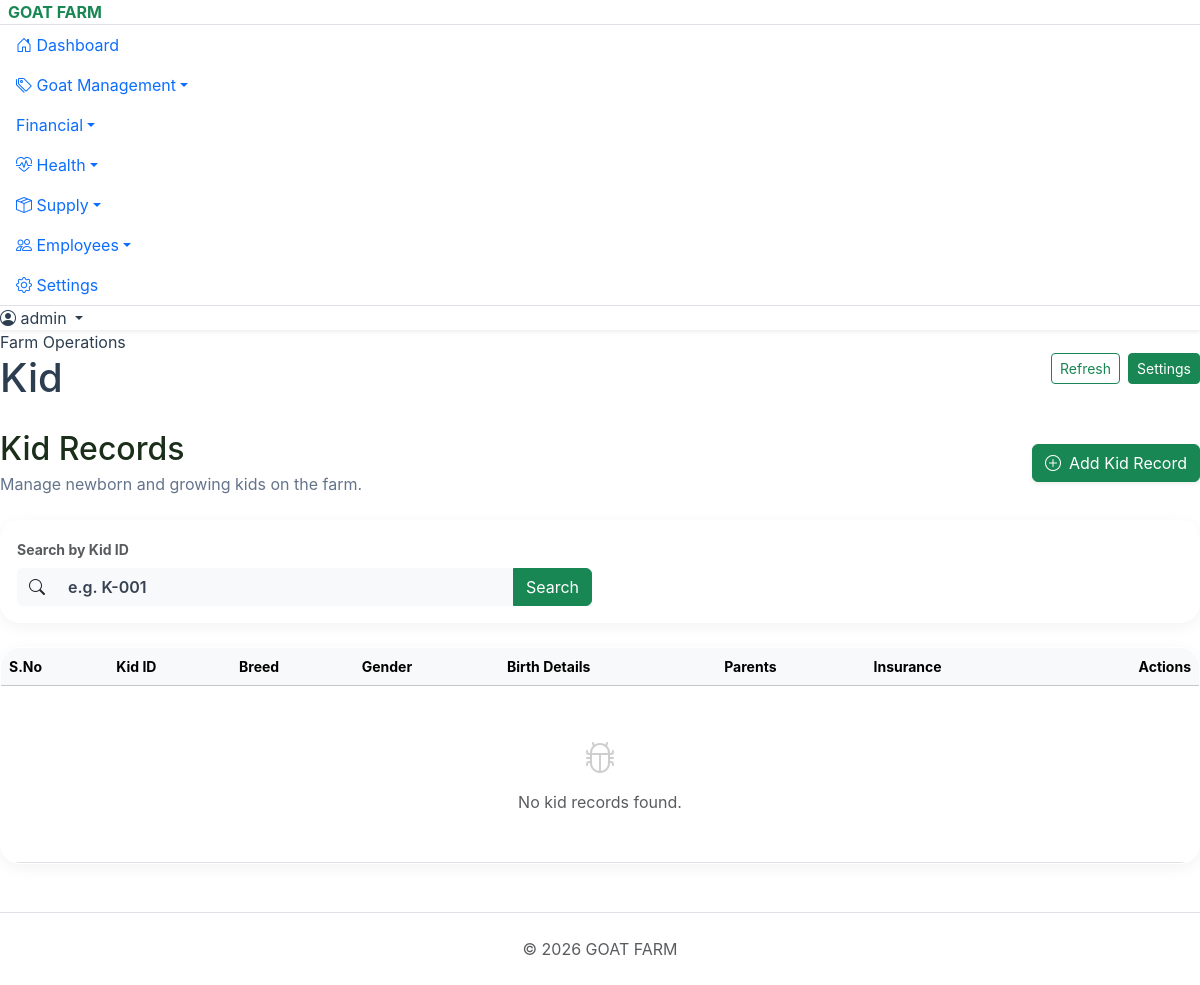
The page /kid (signed in) on the database as committed earlier.
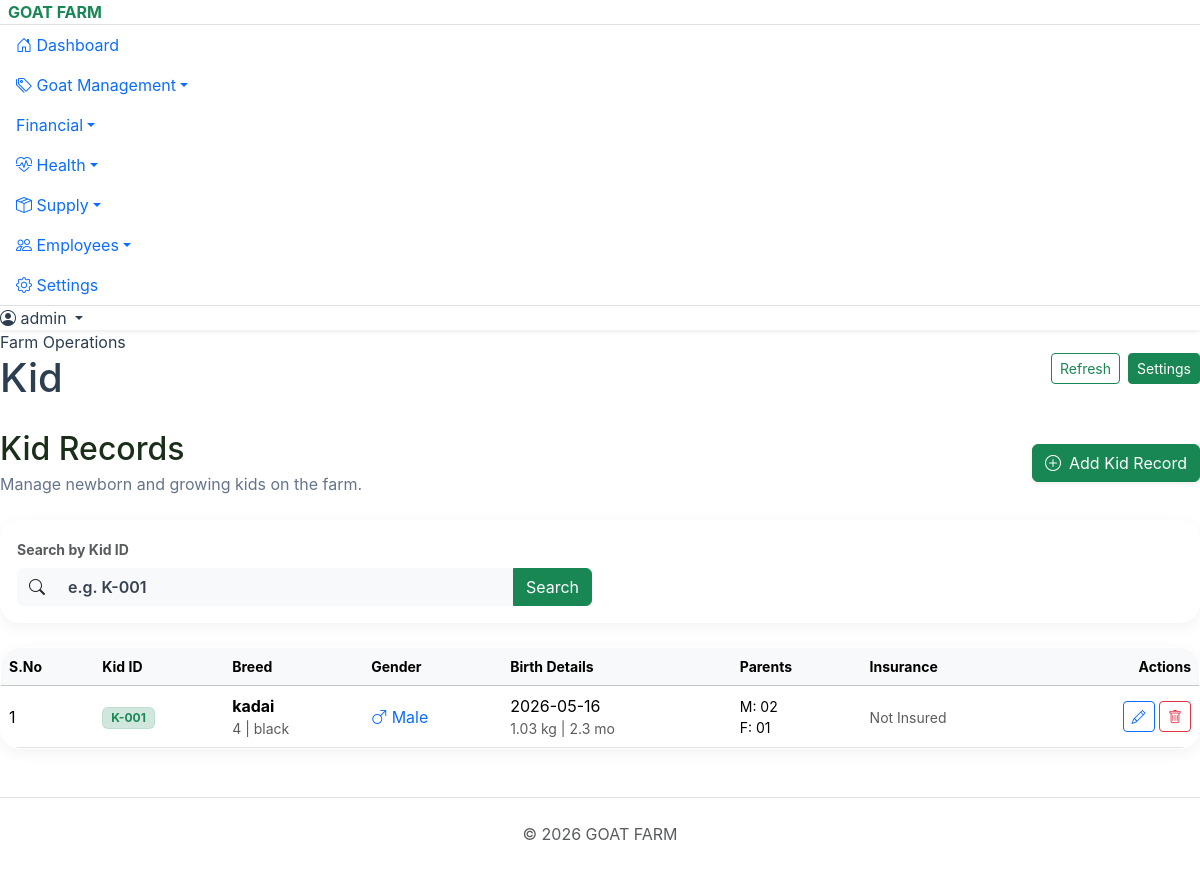
The same page on the database as committed later.
### tables this page shows
CREATE TABLE kid_records (
                id INTEGER PRIMARY KEY AUTOINCREMENT,
                s_no TEXT,
                kid_id TEXT NOT NULL,
                breed TEXT,
                breed_percent TEXT,
                gender TEXT,
                color TEXT,
                litter_size INTEGER,
                birth_date DATE,
                age_month TEXT,
                birth_weight REAL
            , mother_id TEXT, father_id TEXT, insurance_policy_no TEXT, insurance_company TEXT, insurance_expiry DATE, insurance_amount REAL);

### Project_goatfarm.py (the view)
@app.route('/kid')
def kid():
    db = get_db()
    kid_search = request.args.get('kid_id', '')
    if kid_search:
        records = db.execute('SELECT * FROM kid_records WHERE kid_id LIKE ? ORDER BY birth_date DESC',
             (f"%{kid_search}%",)).fetchall()
    else:
        records = db.execute('SELECT * FROM kid_records ORDER BY birth_date DESC').fetchall()
    return render_template('kid.html', records=records)

### Project_goatfarm.py (called while the page is built)
def get_db():
    conn = sqlite3.connect(DB_FILE)
    conn.row_factory = sqlite3.Row
    return conn

@app.before_request
def require_login():
    allowed_routes = ['login', 'static', 'register', 'verify_otp', 'goats', 'goat_detail']
    if request.endpoint not in allowed_routes and 'user_id' not in session:
        return redirect(url_for('login'))

### templates/kid.html (shortened to what the changed rows need)
{% extends 'layout.html' %}
{% block content %}
<div class="page-header mb-4 d-flex justify-content-between align-items-center">
    <div>
        <h2 class="fw-800 text-dark mb-1">Kid Records</h2>
    </div>
</div>
<div class="card border-0 overflow-hidden">
    <div class="table-responsive">
        <table class="table mb-0 align-middle">
            <thead class="table-light text-muted small fw-bold">
                <tr>
                    <th>S.No</th>
                    <th>Kid ID</th>
                    <th>Breed</th>
                    <th>Gender</th>
                    <th>Birth Details</th>
                    <th>Parents</th>
                    <th>Insurance</th>
                    <th class="text-end">Actions</th>
                </tr>
            </thead>
            <tbody>
                {% for record in records %}
                <tr>
                    <td>{{ record.s_no }}</td>
                    <td><span class="badge bg-success-subtle text-success border border-success border-opacity-10">{{ record.kid_id }}</span></td>
                    <td>
                        <div class="fw-bold">{{ record.breed }}</div>
                        <div class="small text-muted">{{ record.breed_percent or 'N/A' }} | {{ record.color or 'N/A' }}</div>
                    </td>
                    <td>
                        {% if record.gender == 'Male' %}
                            <span class="text-primary"><i class="bi bi-gender-male"></i> Male</span>
                        {% else %}
                            <span class="text-danger"><i class="bi bi-gender-female"></i> Female</span>
                        {% endif %}
                    </td>
                    <td>
                        <div>{{ record.birth_date }}</div>
                        <div class="small text-muted">{{ record.birth_weight or 0 }} kg | {{ record.age_month or 0 }} mo</div>
                    </td>
                    <td>
                        <div class="small">M: {{ record.mother_id or 'Unknown' }}</div>
                        <div class="small">F: {{ record.father_id or 'Unknown' }}</div>
                    </td>
                    <td>
                        {% if record.insurance_policy_no %}
                            <span class="badge bg-info text-dark"><i class="bi bi-shield-check me-1"></i>Insured</span>
                            <div class="small text-muted mt-1">{{ record.insurance_company }}</div>
                        {% else %}
                            <span class="text-muted small">Not Insured</span>
                        {% endif %}
                    </td>
                    <td class="text-end">
                        <a href="{{ url_for('kid_edit', id=record.id) }}" class="btn btn-sm btn-outline-primary"><i class="bi bi-pencil"></i></a>
                        <form action="{{ url_for('kid_delete', id=record.id) }}" method="POST" class="d-inline" onsubmit="return confirm('Delete this kid record?');">
                            <button type="submit" class="btn btn-sm btn-outline-danger"><i class="bi bi-trash"></i></button>
                        </form>
                    </td>
                </tr>
                {% else %}
                <tr>
                    <td colspan="8" class="text-center py-5 text-muted">
                        <i class="bi bi-bug d-block mb-2" style="font-size: 2rem; opacity: 0.3;"></i>
                        No kid records found.
                    </td>
                </tr>
                {% endfor %}
            </tbody>
        </table>
    </div>
</div>
{% endblock %}

Rows that differ between the two databases and show on the page:
added kid_records: s_no "1", kid_id "K-001", breed "kadai", breed_percent "4", color "black", gender "Male" (drawn), birth_date "2026-05-16", birth_weight "1.03", age_month "2.3", mother "02", father "01", insurance_policy_no "Not Insured"
Other text that changed with them:
text no longer shown: "No kid records found."
